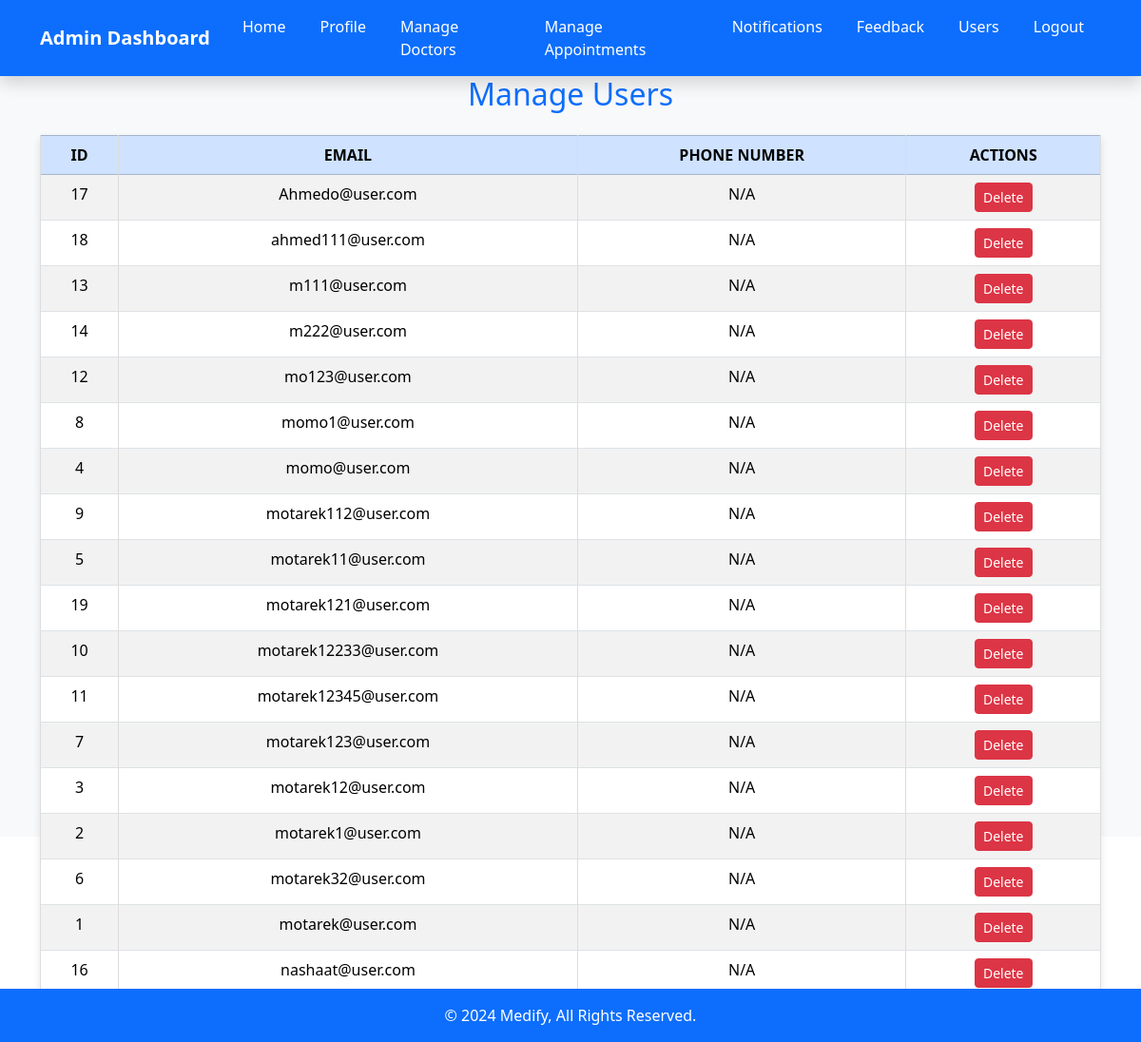
Before: /manage_users (signed in) with the older database file.
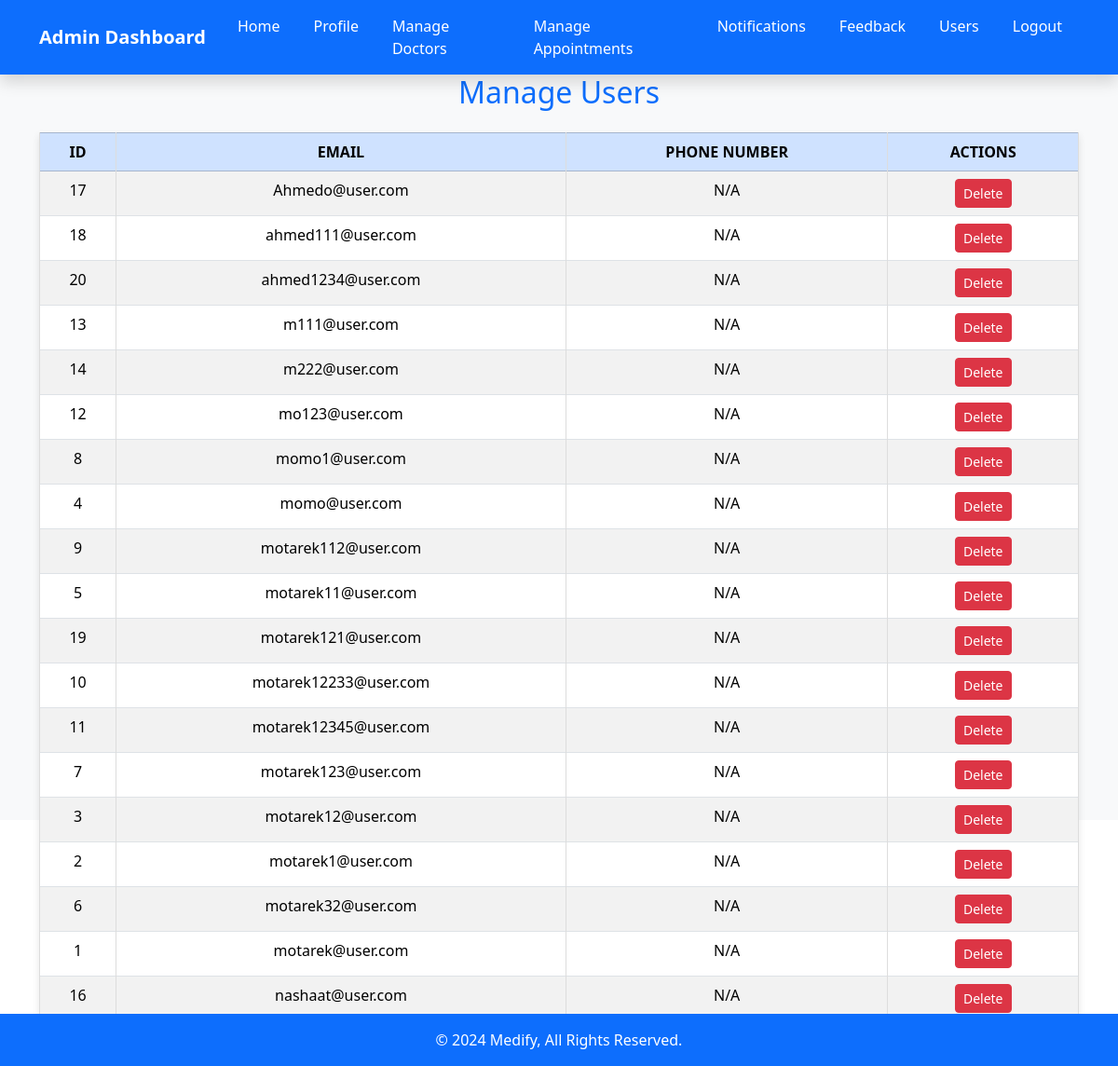
After: the same page with the newer database file.
### tables this page shows
CREATE TABLE users (
            id INTEGER PRIMARY KEY AUTOINCREMENT,
            email TEXT NOT NULL UNIQUE,
            password TEXT NOT NULL
        );

### app.py (the view)
@app.route('/manage_users')
def manage_users():
    if 'user_type' in session and session['user_type'] == 'admin':
        with sqlite3.connect("users.db") as conn:
            cursor = conn.cursor()
            cursor.execute("""
                SELECT u.id, u.email, pn.phone_number
                FROM users u
                LEFT JOIN phone_numbers pn ON u.email = pn.email
            """)
            users = cursor.fetchall()
        return render_template('manage_users.html', users=users)
    return redirect(url_for('login'))

### templates/manage_users.html (shortened to what this page needs)
<!DOCTYPE html>
<html lang="en">
<head>
    <link rel="stylesheet" href="{{ url_for('static', filename='css/manage_users.css') }}">
    <link href="https://cdn.jsdelivr.net/npm/bootstrap@5.3.2/dist/css/bootstrap.min.css" rel="stylesheet">
</head>
<body>
    <nav class="navbar navbar-expand-lg navbar-dark bg-primary shadow">
        <div class="container">
            <a class="navbar-brand fw-bold" href="{{ url_for('index_admin') }}">Admin Dashboard</a>
            <div class="collapse navbar-collapse" id="navbarNav">
                <ul class="navbar-nav ms-auto">
                    <li class="nav-item"><a class="nav-link" href="{{ url_for('index_admin') }}">Home</a></li>
                    <li class="nav-item"><a class="nav-link" href="{{ url_for('profile') }}">Profile</a></li>
                    <li class="nav-item"><a class="nav-link" href="{{ url_for('manage_doctors') }}">Manage Doctors</a></li>
                    <li class="nav-item"><a class="nav-link" href="{{ url_for('manage_appointments') }}">Manage Appointments</a></li>
                    <li class="nav-item"><a class="nav-link" href="{{ url_for('notifications') }}">Notifications</a></li>
                    <li class="nav-item"><a class="nav-link" href="{{ url_for('feedback') }}">Feedback</a></li>
                    <li class="nav-item"><a class="nav-link" href="{{ url_for('manage_users') }}">Users</a></li>
                    <li class="nav-item"><a class="nav-link" href="/logout">Logout</a></li>
                </ul>
            </div>
        </div>
    </nav>
    <section class="vh-100 bg-light">
        <div class="container">
            <h2 class="text-primary mb-4 text-center">Manage Users</h2>
            <table class="table table-bordered table-striped">
                <thead class="table-primary">
                    <tr>
                        <th>ID</th>
                        <th>Email</th>
                        <th>Phone Number</th>
                        <th>Actions</th>
                    </tr>
                </thead>
                <tbody id="usersTable">
                    {% for user in users %}
                    <tr>
                        <td>{{ user[0] }}</td>
                        <td>{{ user[1] }}</td>
                        <td>{{ user[2] if user[2] else 'N/A' }}</td>
                        <td>
                            <form action="{{ url_for('delete_user') }}" method="POST" style="display:inline;">
                                <button type="submit" class="btn btn-sm btn-danger">Delete</button>
                            </form>
                        </td>
                    </tr>
                    {% endfor %}
                </tbody>
            </table>
        </div>
    </section>
    <footer class="bg-primary text-white text-center py-3">
        &copy; 2024 Medify, All Rights Reserved.
    </footer>
</body>
</html>

Changed rows visible on the page:
added users: id "20", email "ahmed1234@user.com", user "N/A"
